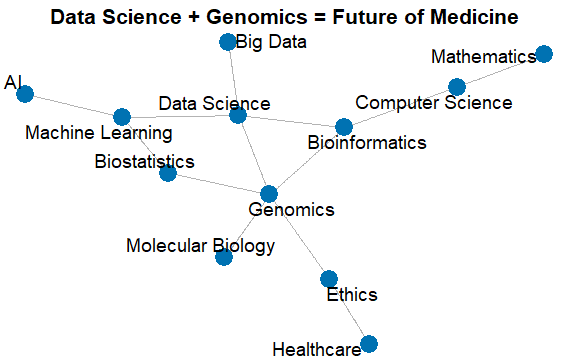

Generate this figure with R:
library(igraph)
library(ggraph)
library(ggplot2)

# Define nodes
nodes <- data.frame(
  name = c("Data Science", "Genomics", "Biostatistics", "Machine Learning", "Bioinformatics",
           "Mathematics", "Computer Science", "Ethics", "Healthcare", "AI", "Big Data", "Molecular Biology")
)

# Define edges (connections)
edges <- data.frame(
  from = c("Data Science", "Data Science", "Data Science", "Data Science", 
           "Genomics", "Genomics", "Genomics", "Genomics",
           "Bioinformatics", "Machine Learning", "Machine Learning", "Computer Science", "Healthcare"),
  to   = c("Genomics", "Machine Learning", "Big Data", "Bioinformatics",
           "Molecular Biology", "Bioinformatics", "Biostatistics", "Ethics",
           "Computer Science", "AI", "Biostatistics", "Mathematics", "Ethics")
)

# Create the graph object
g <- graph_from_data_frame(edges, vertices = nodes, directed = FALSE)

# Plot
set.seed(123)
ggraph(g, layout = "fr") +  # Force-directed layout
  geom_edge_link(aes(), edge_colour = "gray70") +
  geom_node_point(color = "#0072B2", size = 6) +
  geom_node_text(aes(label = name), repel = TRUE, size = 5) +
  theme_void() +
  ggtitle("Data Science + Genomics = Future of Medicine") +
  theme(plot.title = element_text(hjust = 0.5, size = 16, face = "bold"))
